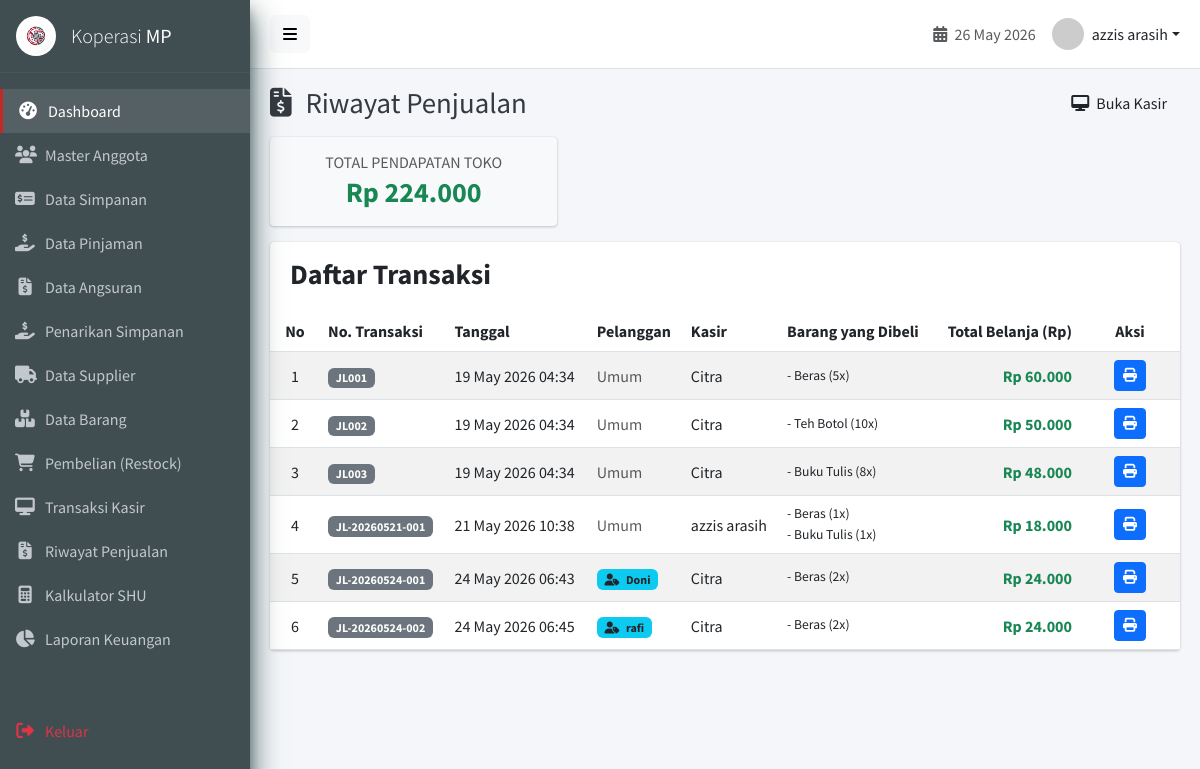
Screenshot of /penjualan.php (signed in) with the database file from the repository.
### tables this page shows
CREATE TABLE `penjualan` (
  `id_penjualan` int(11) NOT NULL AUTO_INCREMENT,
  `kode_penjualan` varchar(50) DEFAULT NULL,
  `id_anggota` int(11) DEFAULT NULL,
  `id_user` int(11) DEFAULT NULL,
  `tanggal` date DEFAULT NULL,
  `total` decimal(15,2) DEFAULT NULL CHECK (`total` >= 0),
  `created_at` timestamp NOT NULL DEFAULT current_timestamp(),
  PRIMARY KEY (`id_penjualan`),
  UNIQUE KEY `kode_penjualan` (`kode_penjualan`),
  KEY `id_user` (`id_user`),
  KEY `idx_tanggal_penjualan` (`tanggal`),
  KEY `fk_penjualan_anggota` (`id_anggota`),
  CONSTRAINT `fk_penjualan_anggota` FOREIGN KEY (`id_anggota`) REFERENCES `anggota` (`id_anggota`) ON DELETE SET NULL ON UPDATE CASCADE,
  CONSTRAINT `penjualan_ibfk_1` FOREIGN KEY (`id_user`) REFERENCES `users` (`id_user`) ON DELETE SET NULL ON UPDATE CASCADE
);

CREATE TABLE `users` (
  `id_user` int(11) NOT NULL AUTO_INCREMENT,
  `id_role` int(11) DEFAULT NULL,
  `nama` varchar(100) NOT NULL,
  `username` varchar(50) NOT NULL,
  `password` varchar(255) NOT NULL,
  `status` enum('aktif','nonaktif') DEFAULT 'aktif',
  `created_at` timestamp NOT NULL DEFAULT current_timestamp(),
  `updated_at` timestamp NOT NULL DEFAULT current_timestamp() ON UPDATE current_timestamp(),
  `deleted_at` timestamp NULL DEFAULT NULL,
  PRIMARY KEY (`id_user`),
  UNIQUE KEY `username` (`username`),
  KEY `id_role` (`id_role`),
  CONSTRAINT `users_ibfk_1` FOREIGN KEY (`id_role`) REFERENCES `roles` (`id_role`) ON DELETE SET NULL ON UPDATE CASCADE
);

CREATE TABLE `detail_penjualan` (
  `id_detail_penjualan` int(11) NOT NULL AUTO_INCREMENT,
  `id_penjualan` int(11) DEFAULT NULL,
  `id_barang` int(11) DEFAULT NULL,
  `qty` int(11) DEFAULT NULL CHECK (`qty` > 0),
  `harga` decimal(15,2) DEFAULT NULL CHECK (`harga` >= 0),
  `subtotal` decimal(15,2) DEFAULT NULL CHECK (`subtotal` >= 0),
  PRIMARY KEY (`id_detail_penjualan`),
  KEY `id_penjualan` (`id_penjualan`),
  KEY `id_barang` (`id_barang`),
  CONSTRAINT `detail_penjualan_ibfk_1` FOREIGN KEY (`id_penjualan`) REFERENCES `penjualan` (`id_penjualan`) ON DELETE CASCADE ON UPDATE CASCADE,
  CONSTRAINT `detail_penjualan_ibfk_2` FOREIGN KEY (`id_barang`) REFERENCES `barang` (`id_barang`) ON UPDATE CASCADE
);

CREATE TABLE `barang` (
  `id_barang` int(11) NOT NULL AUTO_INCREMENT,
  `kode_barang` varchar(50) DEFAULT NULL,
  `nama_barang` varchar(100) DEFAULT NULL,
  `id_kategori` int(11) DEFAULT NULL,
  `harga_beli` decimal(15,2) DEFAULT NULL CHECK (`harga_beli` >= 0),
  `harga_jual` decimal(15,2) DEFAULT NULL CHECK (`harga_jual` >= 0),
  `stok` int(11) DEFAULT 0 CHECK (`stok` >= 0),
  `created_at` timestamp NOT NULL DEFAULT current_timestamp(),
  PRIMARY KEY (`id_barang`),
  UNIQUE KEY `kode_barang` (`kode_barang`),
  KEY `id_kategori` (`id_kategori`),
  KEY `idx_barang_nama` (`nama_barang`),
  CONSTRAINT `barang_ibfk_1` FOREIGN KEY (`id_kategori`) REFERENCES `kategori_barang` (`id_kategori`) ON DELETE SET NULL ON UPDATE CASCADE
);

CREATE TABLE `anggota` (
  `id_anggota` int(11) NOT NULL AUTO_INCREMENT,
  `no_anggota` varchar(30) NOT NULL,
  `nama_anggota` varchar(100) NOT NULL,
  `jk` enum('L','P') DEFAULT NULL,
  `alamat` text DEFAULT NULL,
  `no_hp` varchar(20) DEFAULT NULL,
  `tanggal_gabung` date DEFAULT NULL,
  `status` enum('aktif','nonaktif') DEFAULT 'aktif',
  `created_at` timestamp NOT NULL DEFAULT current_timestamp(),
  `updated_at` timestamp NOT NULL DEFAULT current_timestamp() ON UPDATE current_timestamp(),
  `deleted_at` timestamp NULL DEFAULT NULL,
  PRIMARY KEY (`id_anggota`),
  UNIQUE KEY `no_anggota` (`no_anggota`),
  KEY `idx_nama_anggota` (`nama_anggota`)
);

### penjualan.php (the view, shortened to what this page needs)
<?php
require_once 'config/database.php';
include 'views/layouts/header.php';
?>
<div class="content-header">
    <div class="d-flex justify-content-between align-items-center">
        <h1 class="m-0"><i class="fas fa-file-invoice-dollar me-2"></i> Riwayat Penjualan</h1>
        <a href="kasir.php" class="btn btn-crimson"><i class="fas fa-desktop me-1"></i> Buka Kasir</a>
    </div>
</div>
<section class="content">
    <div class="row mb-3">
        <div class="col-md-4">
            <div class="card bg-light">
                <div class="card-body text-center">
                    <?php
                    $q_total = $conn->query("SELECT SUM(total) as total FROM penjualan");
                    $total_pendapatan = $q_total->fetch_assoc()['total'] ?? 0;
                    ?>
                    <h6 class="text-muted text-uppercase mb-1">Total Pendapatan Toko</h6>
                    <h3 class="mb-0 fw-bold text-success">Rp
                        <?php echo number_format($total_pendapatan, 0, ',', '.'); ?></h3>
                </div>
            </div>
        </div>
    </div>
    <div class="card">
        <div class="card-header border-0 pt-3">
            <h3 class="card-title fw-bold">Daftar Transaksi</h3>
        </div>
        <div class="card-body p-0">
            <div class="table-responsive">
                <table class="table table-hover table-striped align-middle mb-0">
                    <thead class="bg-light">
                        <tr>
                            <th class="text-center" width="50">No</th>
                            <th>No. Transaksi</th>
                            <th>Tanggal</th>
                            <th>Pelanggan</th>
                            <th>Kasir</th>
                            <th>Barang yang Dibeli</th>
                            <th class="text-end">Total Belanja (Rp)</th>
                            <th class="text-center" width="100">Aksi</th>
                        </tr>
                    </thead>
                    <tbody>
                        <?php
                        $no = 1;
                        $query = $conn->query("
                            SELECT p.*, u.nama as nama_kasir, a.nama_anggota
                            FROM penjualan p
                            LEFT JOIN users u ON p.id_user = u.id_user
                            LEFT JOIN anggota a ON p.id_anggota = a.id_anggota
                            ORDER BY p.id_penjualan ASC
                        ");
                        if ($query->num_rows > 0):
                            while ($row = $query->fetch_assoc()):
                                ?>
                                <tr>
                                    <td class="text-center"><?php echo $no++; ?></td>
                                    <td><span class="badge bg-secondary"><?php echo $row['kode_penjualan']; ?></span></td>
                                    <td><?php echo date('d M Y H:i', strtotime($row['created_at'])); ?></td>
                                    <td>
                                        <?php if (!empty($row['id_anggota'])): ?>
                                            <span class="badge bg-info text-dark"><i class="fas fa-user-tag me-1"></i>
                                                <?php echo htmlspecialchars($row['nama_anggota']); ?></span>
                                        <?php else: ?>
                                            <span class="text-muted">Umum</span>
                                        <?php endif; ?>
                                    </td>
                                    <td><?php echo htmlspecialchars($row['nama_kasir']); ?></td>
                                    <td>
                                        <ul class="list-unstyled mb-0" style="font-size: 0.85em;">
                                            <?php
                                            $id_penjualan = $row['id_penjualan'];
                                            $q_detail = $conn->query("
                                        SELECT dp.qty, b.nama_barang
                                        FROM detail_penjualan dp
                                        JOIN barang b ON dp.id_barang = b.id_barang
                                        WHERE dp.id_penjualan = '$id_penjualan'
                                    ");
                                            while ($detail = $q_detail->fetch_assoc()) {
                                                echo '<li>- ' . htmlspecialchars($detail['nama_barang']) . ' (' . $detail['qty'] . 'x)</li>';
                                            }
                                            ?>
                                        </ul>
                                    </td>
                                    <td class="text-end fw-bold text-success">Rp
                                        <?php echo number_format($row['total'], 0, ',', '.'); ?></td>
                                    <td class="text-center">
                                        <a href="kasir_struk.php?id=<?php echo $row['id_penjualan']; ?>" target="_blank"
                                            class="btn btn-sm btn-primary" title="Cetak Ulang Struk">
                                            <i class="fas fa-print"></i>
                                        </a>
                                    </td>
                                </tr>
                            <?php
                            endwhile;
                        else:
                            ?>
                            <tr>
                                <td colspan="8" class="text-center py-4 text-muted">Belum ada transaksi penjualan.</td>
                            </tr>
                        <?php endif; ?>
                    </tbody>
                </table>
            </div>
        </div>
    </div>
</section>
<?php include 'views/layouts/footer.php'; ?>

### assets/css/style.css (style rules this page uses)
:root { --primary-color: #404e51; --accent-red: #C62828; --accent-red-hover: #b71c1c; --bg-color: #f4f6f9; --text-main: #333333; --sidebar-text: #c2c7d0; --border-color: #dee2e6; }
body { font-family: 'Source Sans Pro', sans-serif; background-color: var(--bg-color); color: var(--text-main); margin: 0; overflow-x: hidden; }
.content-header { padding: 15px 20px; }
.content-header h1 { font-size: 1.8rem; margin: 0; color: #343a40; font-weight: 400; }
.content { padding: 0 20px 20px 20px; }
.card { box-shadow: 0 0 1px rgba(0, 0, 0, .125), 0 1px 3px rgba(0, 0, 0, .2); border: 0 solid rgba(0, 0, 0, .125); border-radius: .25rem; background-color: #fff; }
.card-header { background-color: transparent; border-bottom: 1px solid rgba(0, 0, 0, .125); padding: .75rem 1.25rem; position: relative; border-top-left-radius: .25rem; border-top-right-radius: .25rem; }
.btn { transition: all 0.3s ease; position: relative; overflow: hidden; }

### rows the page displays
penjualan: kode_penjualan "JL001", created_at "19 May 2026 04:34", shows "Umum", id_user.nama "Citra", total "60.000"
detail_penjualan: id_barang.nama_barang "Beras", qty "5"
penjualan: kode_penjualan "JL002", created_at "19 May 2026 04:34", shows "Umum", id_user.nama "Citra", total "50.000"
detail_penjualan: id_barang.nama_barang "Teh Botol", qty "10"
penjualan: kode_penjualan "JL003", created_at "19 May 2026 04:34", shows "Umum", id_user.nama "Citra", total "48.000"
detail_penjualan: id_barang.nama_barang "Buku Tulis", qty "8"
penjualan: kode_penjualan "JL-20260521-001", created_at "21 May 2026 10:38", shows "Umum", id_user.nama "azzis arasih", total "18.000"
detail_penjualan: id_barang.nama_barang "Beras", qty "1"
detail_penjualan: id_barang.nama_barang "Buku Tulis", qty "1"
penjualan: kode_penjualan "JL-20260524-001", created_at "24 May 2026 06:43", id_anggota.nama_anggota "Doni", id_user.nama "Citra", total "24.000"
detail_penjualan: id_barang.nama_barang "Beras", qty "2"
penjualan: kode_penjualan "JL-20260524-002", created_at "24 May 2026 06:45", id_anggota.nama_anggota "rafi", id_user.nama "Citra", total "24.000"
detail_penjualan: id_barang.nama_barang "Beras", qty "2"

### other values shown
$_SESSION['nama'] "azzis arasih"
$total_pendapatan "224.000"
